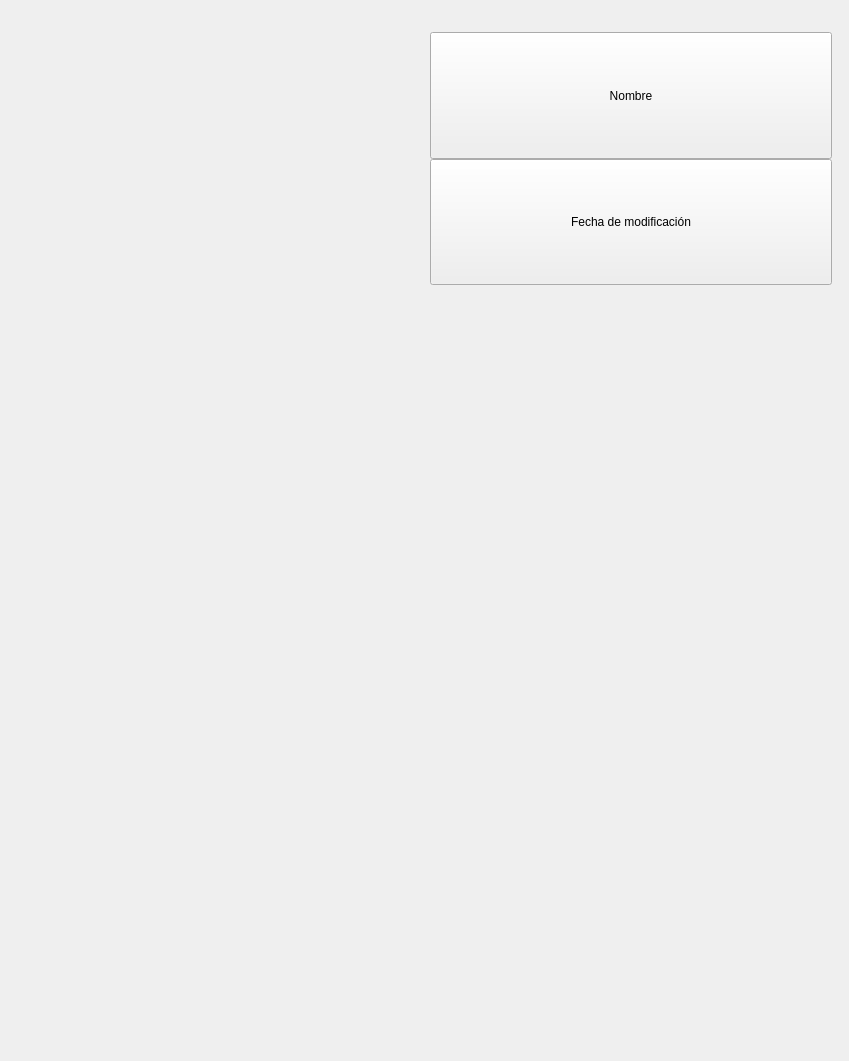
<?xml version="1.0" encoding="UTF-8"?>
<ui version="4.0">
 <class>LibrarySortBrowserBooksByLayer</class>
 <widget class="QWidget" name="LibrarySortBrowserBooksByLayer">
  <property name="geometry">
   <rect>
    <x>0</x>
    <y>0</y>
    <width>849</width>
    <height>1061</height>
   </rect>
  </property>
  <property name="minimumSize">
   <size>
    <width>0</width>
    <height>0</height>
   </size>
  </property>
  <property name="maximumSize">
   <size>
    <width>849</width>
    <height>1061</height>
   </size>
  </property>
  <property name="windowTitle">
   <string>Form</string>
  </property>
  <property name="styleSheet">
   <string notr="true" />
  </property>
  <layout class="QVBoxLayout" name="verticalLayout_2">
   <property name="spacing">
    <number>0</number>
   </property>
   <property name="margin">
    <number>0</number>
   </property>
   <item>
    <widget class="QLabel" name="spacerTop">
     <property name="text">
      <string />
     </property>
    </widget>
   </item>
   <item>
    <widget class="QWidget" name="HorizontalCont" native="true">
     <property name="minimumSize">
      <size>
       <width>0</width>
       <height>0</height>
      </size>
     </property>
     <property name="maximumSize">
      <size>
       <width>16777215</width>
       <height>849</height>
      </size>
     </property>
     <layout class="QHBoxLayout" name="HorizontalContss">
      <property name="spacing">
       <number>0</number>
      </property>
      <property name="leftMargin">
       <number>1</number>
      </property>
      <property name="rightMargin">
       <number>1</number>
      </property>
      <property name="bottomMargin">
       <number>1</number>
      </property>
      <item>
       <spacer name="horizontalSpacer">
        <property name="orientation">
         <enum>Qt::Horizontal</enum>
        </property>
        <property name="sizeHint" stdset="0">
         <size>
          <width>57</width>
          <height>28</height>
         </size>
        </property>
       </spacer>
      </item>
      <item>
       <widget class="QWidget" name="LibrarySortBooksByLayerCont" native="true">
        <property name="sizePolicy">
         <sizepolicy hsizetype="Expanding" vsizetype="Minimum">
          <horstretch>0</horstretch>
          <verstretch>0</verstretch>
         </sizepolicy>
        </property>
        <property name="styleSheet">
         <string notr="true" />
        </property>
        <layout class="QVBoxLayout" name="verticalLayout_4">
         <property name="spacing">
          <number>0</number>
         </property>
         <property name="bottomMargin">
          <number>0</number>
         </property>
         <item>
          <widget class="QWidget" name="arrowCont" native="true">
           <property name="maximumSize">
            <size>
             <width>16777215</width>
             <height>27</height>
            </size>
           </property>
           <widget class="QLabel" name="topArrowLbl">
            <property name="geometry">
             <rect>
              <x>250</x>
              <y>2</y>
              <width>34</width>
              <height>24</height>
             </rect>
            </property>
            <property name="text">
             <string />
            </property>
            <property name="indent">
             <number>0</number>
            </property>
           </widget>
          </widget>
         </item>
         <item>
          <widget class="QFrame" name="popupCont">
           <property name="sizePolicy">
            <sizepolicy hsizetype="Preferred" vsizetype="Minimum">
             <horstretch>0</horstretch>
             <verstretch>0</verstretch>
            </sizepolicy>
           </property>
           <property name="minimumSize">
            <size>
             <width>0</width>
             <height>20</height>
            </size>
           </property>
           <property name="maximumSize">
            <size>
             <width>16777215</width>
             <height>877</height>
            </size>
           </property>
           <layout class="QVBoxLayout" name="verticalLayout">
            <property name="spacing">
             <number>0</number>
            </property>
            <property name="margin">
             <number>0</number>
            </property>
            <item>
             <widget class="QPushButton" name="titleSortBtn">
              <property name="sizePolicy">
               <sizepolicy hsizetype="Expanding" vsizetype="Expanding">
                <horstretch>0</horstretch>
                <verstretch>0</verstretch>
               </sizepolicy>
              </property>
              <property name="focusPolicy">
               <enum>Qt::NoFocus</enum>
              </property>
              <property name="text">
               <string>Nombre</string>
              </property>
              <property name="checkable">
               <bool>true</bool>
              </property>
             </widget>
            </item>
            <item>
             <widget class="QPushButton" name="modDateSortBtn">
              <property name="sizePolicy">
               <sizepolicy hsizetype="Expanding" vsizetype="Expanding">
                <horstretch>0</horstretch>
                <verstretch>0</verstretch>
               </sizepolicy>
              </property>
              <property name="focusPolicy">
               <enum>Qt::NoFocus</enum>
              </property>
              <property name="text">
               <string>Fecha de modificaci&#243;n</string>
              </property>
              <property name="checkable">
               <bool>true</bool>
              </property>
             </widget>
            </item>
           </layout>
          </widget>
         </item>
         <item>
          <spacer name="verticalSpacer_2">
           <property name="orientation">
            <enum>Qt::Vertical</enum>
           </property>
           <property name="sizeHint" stdset="0">
            <size>
             <width>28</width>
             <height>57</height>
            </size>
           </property>
          </spacer>
         </item>
        </layout>
       </widget>
      </item>
      <item>
       <widget class="QLabel" name="spacerLeft">
        <property name="text">
         <string />
        </property>
       </widget>
      </item>
     </layout>
    </widget>
   </item>
   <item>
    <spacer name="verticalSpacer">
     <property name="orientation">
      <enum>Qt::Vertical</enum>
     </property>
     <property name="sizeHint" stdset="0">
      <size>
       <width>28</width>
       <height>57</height>
      </size>
     </property>
    </spacer>
   </item>
  </layout>
 </widget>
 <resources />
 <connections />
</ui>
